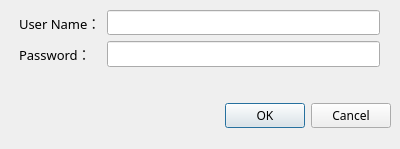
<?xml version="1.0" encoding="UTF-8"?>
<ui version="4.0">
 <class>LoginDialog</class>
 <widget class="QDialog" name="LoginDialog">
  <property name="geometry">
   <rect>
    <x>0</x>
    <y>0</y>
    <width>400</width>
    <height>149</height>
   </rect>
  </property>
  <property name="font">
   <font>
    <family>WenQuanYi Micro Hei</family>
   </font>
  </property>
  <property name="windowTitle">
   <string>用户登录</string>
  </property>
  <widget class="QDialogButtonBox" name="buttonBox">
   <property name="geometry">
    <rect>
     <x>50</x>
     <y>100</y>
     <width>341</width>
     <height>32</height>
    </rect>
   </property>
   <property name="orientation">
    <enum>Qt::Horizontal</enum>
   </property>
   <property name="standardButtons">
    <set>QDialogButtonBox::Cancel|QDialogButtonBox::Ok</set>
   </property>
  </widget>
  <widget class="QWidget" name="formLayoutWidget">
   <property name="geometry">
    <rect>
     <x>19</x>
     <y>10</y>
     <width>361</width>
     <height>81</height>
    </rect>
   </property>
   <layout class="QFormLayout" name="formLayout">
    <item row="0" column="0">
     <widget class="QLabel" name="userNameLabel">
      <property name="font">
       <font>
        <family>WenQuanYi Micro Hei</family>
        <pointsize>10</pointsize>
        <weight>50</weight>
        <italic>false</italic>
        <bold>false</bold>
       </font>
      </property>
      <property name="styleSheet">
       <string notr="true">font: 10pt &quot;WenQuanYi Micro Hei&quot;;</string>
      </property>
      <property name="text">
       <string>User Name：</string>
      </property>
      <property name="textFormat">
       <enum>Qt::AutoText</enum>
      </property>
     </widget>
    </item>
    <item row="0" column="1">
     <widget class="QLineEdit" name="userNameLineEdit"/>
    </item>
    <item row="1" column="0">
     <widget class="QLabel" name="passwordLabel">
      <property name="font">
       <font>
        <family>WenQuanYi Micro Hei</family>
        <pointsize>10</pointsize>
        <weight>50</weight>
        <italic>false</italic>
        <bold>false</bold>
       </font>
      </property>
      <property name="styleSheet">
       <string notr="true">font: 10pt &quot;WenQuanYi Micro Hei&quot;;</string>
      </property>
      <property name="text">
       <string comment="测试">Password：</string>
      </property>
      <property name="scaledContents">
       <bool>true</bool>
      </property>
     </widget>
    </item>
    <item row="1" column="1">
     <widget class="QLineEdit" name="passwordLineEdit">
      <property name="font">
       <font>
        <pointsize>10</pointsize>
       </font>
      </property>
      <property name="locale">
       <locale language="Chinese" country="China"/>
      </property>
      <property name="inputMask">
       <string/>
      </property>
      <property name="echoMode">
       <enum>QLineEdit::Password</enum>
      </property>
     </widget>
    </item>
   </layout>
  </widget>
 </widget>
 <resources/>
 <connections>
  <connection>
   <sender>buttonBox</sender>
   <signal>accepted()</signal>
   <receiver>LoginDialog</receiver>
   <slot>accept()</slot>
   <hints>
    <hint type="sourcelabel">
     <x>248</x>
     <y>254</y>
    </hint>
    <hint type="destinationlabel">
     <x>157</x>
     <y>274</y>
    </hint>
   </hints>
  </connection>
  <connection>
   <sender>buttonBox</sender>
   <signal>rejected()</signal>
   <receiver>LoginDialog</receiver>
   <slot>reject()</slot>
   <hints>
    <hint type="sourcelabel">
     <x>316</x>
     <y>260</y>
    </hint>
    <hint type="destinationlabel">
     <x>286</x>
     <y>274</y>
    </hint>
   </hints>
  </connection>
 </connections>
</ui>
